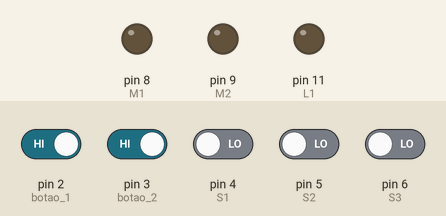
Simulated run of this sketch. Board: Arduino Uno, built with avr-gcc and run on an emulated ATmega328P. Shown: output pins drawn as LEDs (lit = HIGH). The test bench sets the inputs (shaded band); at power-on: pin 2 (botao_1), pin 3 (botao_2) HIGH, pin 4 (S1), pin 5 (S2), pin 6 (S3) LOW. Pins used as bus, display or sensor lines are not drawn.

Above: at 1.2 s.
1.3 s: pin 2 (botao_1) driven LOW and pin 3 (botao_2) driven LOW
At 1.7 s:
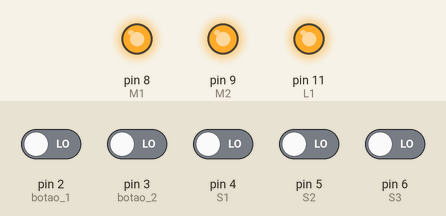
2.8 s: pin 5 (S2) driven HIGH
At 4.0 s:
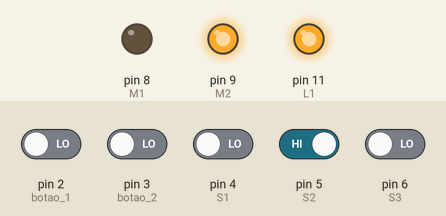
4.3 s: pin 6 (S3) driven HIGH
At 5.4 s:
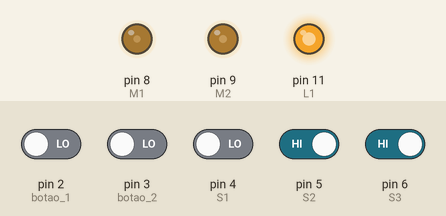
5.8 s: pin 2 (botao_1) driven HIGH
At 7.0 s:
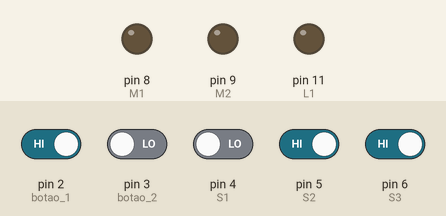
7.3 s: pin 2 (botao_1) driven LOW
At 7.7 s:
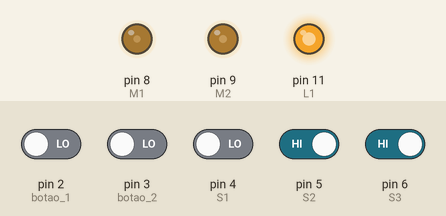
8.8 s: pin 4 (S1) driven HIGH
At 9.6 s:
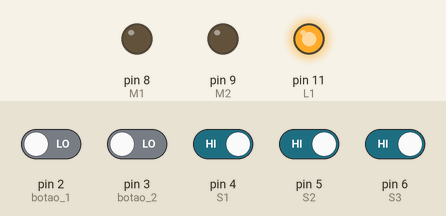
Timing chart, 0 to 11.3 s (numbered marks = the images above; inputs shaded):
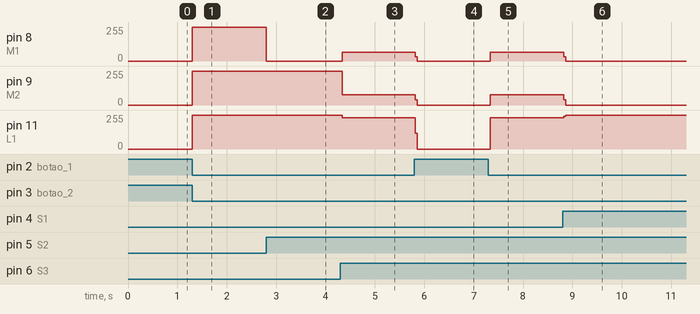

Measured:
- after the input at 1.3 s, pin 8 (M1), pin 9 (M2), pin 11 (L1): 0/255 → 255/255 at once
- after the input at 2.8 s, pin 8 (M1): 255/255 → 0/255 at once
- after the input at 4.3 s, pin 8 (M1): 0/255 → 64/255 at once; pin 9 (M2): 255/255 → 77/255 at once; pin 11 (L1): 255/255 → 234/255 at once
- after the input at 5.8 s, pin 8 (M1): 64/255 → 0/255 at once; pin 9 (M2): 77/255 → 0/255 at once; pin 11 (L1): 234/255 → 0/255 at once
- after the input at 7.3 s, pin 8 (M1): 0/255 → 64/255 at once; pin 9 (M2): 0/255 → 77/255 at once; pin 11 (L1): 0/255 → 234/255 at once
- after the input at 8.8 s, pin 8 (M1): 64/255 → 0/255 at once; pin 9 (M2): 77/255 → 0/255 at once; pin 11 (L1): 234/255 → 255/255 at once

The sketch:

5_maquina_de_estados_finitos.ino
```cpp
/* ************************************************************************

Colégio SATC
Curso Técnico em Mecatrônica
Disciplina: Sistemas Embarcados
Turma: 3191
Professor: Marcos Antonio Jeremias Coelho

Programa: Exercício 5, Máquina de estados finitos

Autor: Tiago Fortunato Rosset
Data: 12/06/2026
Versão: 1.0

************************************************************************ */

const int botao_1 = 2;
const int botao_2 = 3;
const int S1 = 4;
const int S2 = 5;
const int S3 = 6;
const int M1 = 8;
const int M2 = 9;
const int C1 = 10;
const int L1 = 11;
bool valor_B2 = 1;
int estado = 1;
unsigned int contagem = 0;

void setup() {
  pinMode(botao_1, INPUT_PULLUP);
  pinMode(botao_2, INPUT_PULLUP);
  pinMode(S1, INPUT);
  pinMode(S2, INPUT);
  pinMode(S3, INPUT);
  pinMode(M1, OUTPUT);
  pinMode(M2, OUTPUT);
  pinMode(C1, OUTPUT);
  pinMode(L1, OUTPUT);
}

void loop() {
  valor_B2 = digitalRead(botao_2);

  if(valor_B2 || (contagem >= 5)){
    digitalWrite(L1, 0);
    contagem = 0;
    estado = 1;
  }

  switch (estado){
    case 1:
    digitalWrite(L1, 0);
    digitalWrite(M1, 0);
    digitalWrite(M2, 0);
    digitalWrite(C1, 0);
    if(!digitalRead(botao_1)){
      estado = 2;
    }

    break;

    case 2:
    digitalWrite(L1, 1);
    digitalWrite(M1, 1);
    digitalWrite(M2, 1);

    estado = 3;

    break;

    case 3:
    if(digitalRead(S2)){
      digitalWrite(M1, 0);
    }
    if(digitalRead(S3)){
      digitalWrite(M2, 0);
    }
    if(digitalRead(S2) && digitalRead(S3)){
      digitalWrite(C1, 1);
      estado = 4;
    }

    break;

    case 4:
    if(!digitalRead(S1)){
      digitalWrite(C1, 0);
      contagem++;
      estado = 2;
    }
    break;
  }
}
```
